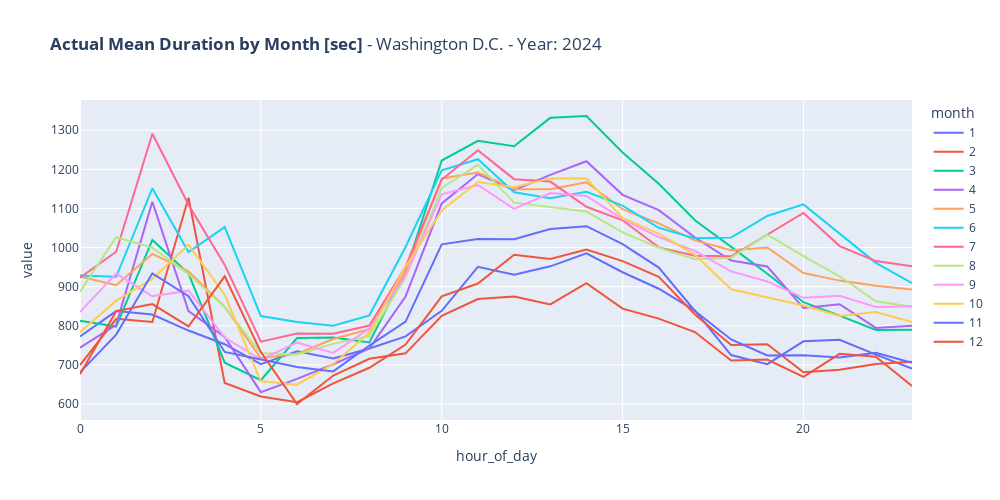

The notebook cell saved with this chart:
### Code cell
actual_month_means_washington = group_results_washington['actual'].mean().unstack(level='hour_of_day').T
fig = px.line(actual_month_means_washington, title=f"<b>Actual Mean Duration by Month [sec]</b> - Washington D.C. - Year: {year_to_test}", width=1000, height=500)

fig.show()

### Figure 1 — Plotly figure (JSON) as saved in the notebook; plotly's stock layout.template omitted (floating-point values rounded to 4 significant figures)
{"data": [{"hovertemplate": "month=1<br>hour_of_day=%{x}<br>value=%{y}<extra></extra>", "legendgroup": "1", "line": {"color": "#636efa", "dash": "solid"}, "marker": {"symbol": "circle"}, "mode": "lines", "name": "1", "orientation": "v", "showlegend": true, "type": "scatter", "x": [0, 1, 2, 3, 4, 5, 6, 7, 8, 9, 10, 11, 12, 13, 14, 15, 16, 17, 18, 19, 20, 21, 22, 23], "xaxis": "x", "y": [772.4, 837.5, 828.7, 787.7, 752.8, 701.9, 734.8, 716.5, 741.9, 772.7, 838.2, 950.8, 930.7, 952.0, 985.3, 936.8, 894.7, 838.8, 725.0, 701.9, 760.1, 763.9, 726.2, 690.4], "yaxis": "y"}, {"hovertemplate": "month=2<br>hour_of_day=%{x}<br>value=%{y}<extra></extra>", "legendgroup": "2", "line": {"color": "#EF553B", "dash": "solid"}, "marker": {"symbol": "circle"}, "mode": "lines", "name": "2", "orientation": "v", "showlegend": true, "type": "scatter", "x": [0, 1, 2, 3, 4, 5, 6, 7, 8, 9, 10, 11, 12, 13, 14, 15, 16, 17, 18, 19, 20, 21, 22, 23], "xaxis": "x", "y": [699.5, 817.8, 809.7, 1127.0, 653.4, 619.1, 604.4, 652.4, 692.5, 751.7, 875.4, 908.0, 981.5, 970.6, 994.7, 965.4, 924.9, 828.6, 750.6, 752.5, 681.1, 687.5, 702.3, 707.8], "yaxis": "y"}, {"hovertemplate": "month=3<br>hour_of_day=%{x}<br>value=%{y}<extra></extra>", "legendgroup": "3", "line": {"color": "#00cc96", "dash": "solid"}, "marker": {"symbol": "circle"}, "mode": "lines", "name": "3", "orientation": "v", "showlegend": true, "type": "scatter", "x": [0, 1, 2, 3, 4, 5, 6, 7, 8, 9, 10, 11, 12, 13, 14, 15, 16, 17, 18, 19, 20, 21, 22, 23], "xaxis": "x", "y": [812.8, 798.0, 1019.0, 933.2, 705.4, 660.7, 768.5, 770.0, 757.5, 939.6, 1223.0, 1273.0, 1259.0, 1332.0, 1336.0, 1243.0, 1163.0, 1070.0, 1002.0, 933.1, 860.2, 826.0, 789.0, 789.5], "yaxis": "y"}, {"hovertemplate": "month=4<br>hour_of_day=%{x}<br>value=%{y}<extra></extra>", "legendgroup": "4", "line": {"color": "#ab63fa", "dash": "solid"}, "marker": {"symbol": "circle"}, "mode": "lines", "name": "4", "orientation": "v", "showlegend": true, "type": "scatter", "x": [0, 1, 2, 3, 4, 5, 6, 7, 8, 9, 10, 11, 12, 13, 14, 15, 16, 17, 18, 19, 20, 21, 22, 23], "xaxis": "x", "y": [743.8, 802.6, 1117.0, 837.5, 771.1, 630.1, 664.0, 701.5, 742.2, 874.9, 1113.0, 1188.0, 1147.0, 1186.0, 1221.0, 1135.0, 1096.0, 1026.0, 966.7, 951.6, 845.3, 855.1, 794.5, 799.7], "yaxis": "y"}, {"hovertemplate": "month=5<br>hour_of_day=%{x}<br>value=%{y}<extra></extra>", "legendgroup": "5", "line": {"color": "#FFA15A", "dash": "solid"}, "marker": {"symbol": "circle"}, "mode": "lines", "name": "5", "orientation": "v", "showlegend": true, "type": "scatter", "x": [0, 1, 2, 3, 4, 5, 6, 7, 8, 9, 10, 11, 12, 13, 14, 15, 16, 17, 18, 19, 20, 21, 22, 23], "xaxis": "x", "y": [926.1, 903.8, 983.7, 939.2, 848.5, 716.8, 728.2, 766.1, 791.3, 937.7, 1177.0, 1192.0, 1149.0, 1149.0, 1167.0, 1098.0, 1062.0, 1018.0, 993.1, 1000.0, 935.0, 915.4, 902.2, 892.7], "yaxis": "y"}, {"hovertemplate": "month=6<br>hour_of_day=%{x}<br>value=%{y}<extra></extra>", "legendgroup": "6", "line": {"color": "#19d3f3", "dash": "solid"}, "marker": {"symbol": "circle"}, "mode": "lines", "name": "6", "orientation": "v", "showlegend": true, "type": "scatter", "x": [0, 1, 2, 3, 4, 5, 6, 7, 8, 9, 10, 11, 12, 13, 14, 15, 16, 17, 18, 19, 20, 21, 22, 23], "xaxis": "x", "y": [928.2, 925.2, 1152.0, 988.6, 1052.0, 824.8, 809.8, 800.1, 826.6, 1001.0, 1197.0, 1226.0, 1141.0, 1126.0, 1143.0, 1107.0, 1051.0, 1023.0, 1025.0, 1081.0, 1110.0, 1035.0, 960.7, 909.0], "yaxis": "y"}, {"hovertemplate": "month=7<br>hour_of_day=%{x}<br>value=%{y}<extra></extra>", "legendgroup": "7", "line": {"color": "#FF6692", "dash": "solid"}, "marker": {"symbol": "circle"}, "mode": "lines", "name": "7", "orientation": "v", "showlegend": true, "type": "scatter", "x": [0, 1, 2, 3, 4, 5, 6, 7, 8, 9, 10, 11, 12, 13, 14, 15, 16, 17, 18, 19, 20, 21, 22, 23], "xaxis": "x", "y": [922.6, 989.3, 1291.0, 1109.0, 955.5, 759.2, 780.0, 779.4, 800.5, 951.0, 1174.0, 1249.0, 1175.0, 1169.0, 1104.0, 1070.0, 1000.0, 979.0, 977.6, 1033.0, 1088.0, 1004.0, 965.4, 952.4], "yaxis": "y"}, {"hovertemplate": "month=8<br>hour_of_day=%{x}<br>value=%{y}<extra></extra>", "legendgroup": "8", "line": {"color": "#B6E880", "dash": "solid"}, "marker": {"symbol": "circle"}, "mode": "lines", "name": "8", "orientation": "v", "showlegend": true, "type": "scatter", "x": [0, 1, 2, 3, 4, 5, 6, 7, 8, 9, 10, 11, 12, 13, 14, 15, 16, 17, 18, 19, 20, 21, 22, 23], "xaxis": "x", "y": [887.4, 1026.0, 999.7, 932.1, 848.1, 730.1, 726.7, 753.6, 773.8, 924.0, 1152.0, 1211.0, 1115.0, 1103.0, 1092.0, 1039.0, 999.6, 970.1, 974.0, 1033.0, 977.8, 926.6, 862.7, 848.5], "yaxis": "y"}, {"hovertemplate": "month=9<br>hour_of_day=%{x}<br>value=%{y}<extra></extra>", "legendgroup": "9", "line": {"color": "#FF97FF", "dash": "solid"}, "marker": {"symbol": "circle"}, "mode": "lines", "name": "9", "orientation": "v", "showlegend": true, "type": "scatter", "x": [0, 1, 2, 3, 4, 5, 6, 7, 8, 9, 10, 11, 12, 13, 14, 15, 16, 17, 18, 19, 20, 21, 22, 23], "xaxis": "x", "y": [835.4, 933.4, 875.5, 889.8, 769.9, 713.7, 757.0, 730.5, 792.6, 928.0, 1136.0, 1160.0, 1099.0, 1139.0, 1132.0, 1072.0, 1027.0, 991.6, 939.0, 913.3, 871.4, 876.6, 848.2, 849.9], "yaxis": "y"}, {"hovertemplate": "month=10<br>hour_of_day=%{x}<br>value=%{y}<extra></extra>", "legendgroup": "10", "line": {"color": "#FECB52", "dash": "solid"}, "marker": {"symbol": "circle"}, "mode": "lines", "name": "10", "orientation": "v", "showlegend": true, "type": "scatter", "x": [0, 1, 2, 3, 4, 5, 6, 7, 8, 9, 10, 11, 12, 13, 14, 15, 16, 17, 18, 19, 20, 21, 22, 23], "xaxis": "x", "y": [783.6, 864.2, 919.7, 1007.0, 879.3, 657.8, 649.1, 702.2, 782.0, 951.1, 1095.0, 1167.0, 1154.0, 1177.0, 1177.0, 1075.0, 1036.0, 981.3, 893.1, 871.7, 851.8, 824.9, 835.3, 809.2], "yaxis": "y"}, {"hovertemplate": "month=11<br>hour_of_day=%{x}<br>value=%{y}<extra></extra>", "legendgroup": "11", "line": {"color": "#636efa", "dash": "solid"}, "marker": {"symbol": "circle"}, "mode": "lines", "name": "11", "orientation": "v", "showlegend": true, "type": "scatter", "x": [0, 1, 2, 3, 4, 5, 6, 7, 8, 9, 10, 11, 12, 13, 14, 15, 16, 17, 18, 19, 20, 21, 22, 23], "xaxis": "x", "y": [680.7, 777.3, 934.1, 875.5, 732.9, 713.0, 694.7, 683.3, 749.3, 810.5, 1008.0, 1022.0, 1021.0, 1047.0, 1055.0, 1009.0, 948.7, 837.8, 764.8, 723.9, 724.4, 718.6, 731.0, 705.3], "yaxis": "y"}, {"hovertemplate": "month=12<br>hour_of_day=%{x}<br>value=%{y}<extra></extra>", "legendgroup": "12", "line": {"color": "#EF553B", "dash": "solid"}, "marker": {"symbol": "circle"}, "mode": "lines", "name": "12", "orientation": "v", "showlegend": true, "type": "scatter", "x": [0, 1, 2, 3, 4, 5, 6, 7, 8, 9, 10, 11, 12, 13, 14, 15, 16, 17, 18, 19, 20, 21, 22, 23], "xaxis": "x", "y": [676.1, 837.4, 855.3, 798.6, 926.5, 732.7, 599.9, 672.6, 715.5, 729.5, 825.4, 868.3, 874.7, 854.5, 909.1, 843.6, 818.2, 783.8, 711.3, 713.7, 669.5, 728.1, 720.7, 646.1], "yaxis": "y"}], "layout": {"height": 500, "legend": {"title": {"text": "month"}, "tracegroupgap": 0}, "title": {"text": "<b>Actual Mean Duration by Month [sec]</b> - Washington D.C. - Year: 2024"}, "width": 1000, "xaxis": {"anchor": "y", "domain": [0, 1], "title": {"text": "hour_of_day"}}, "yaxis": {"anchor": "x", "domain": [0, 1], "title": {"text": "value"}}}}
